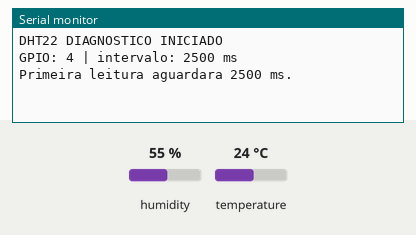
Bench run of a program on a simulated ESP32. Shown: the last lines printed to the serial monitor. Inputs (shaded band) come from the test bench; at power-on: humidity 55 %, temperature 24 °C.

Above: at 1.3 s.
1.4 s: humidity set to 22 %
At 3.0 s:
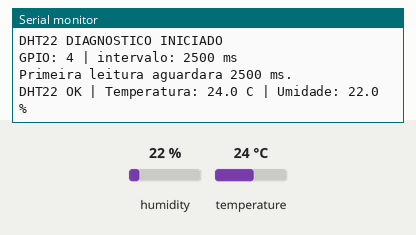
6.6 s: temperature set to 12 °C
At 8.1 s:
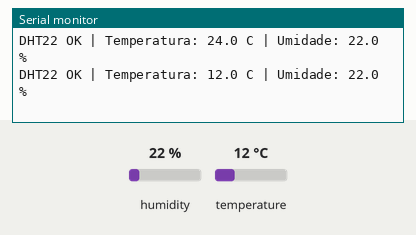
10.3 s: humidity set to 40 %
At 13.0 s:
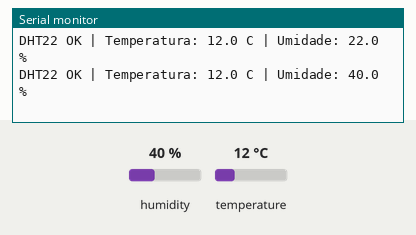

Measured:
- after the input at 1.4 s, the serial monitor: prints a new line after 1.2 s (image 1)
- after the input at 6.6 s, the serial monitor: prints a new line after 1.0 s (image 2)
- after the input at 10.3 s, the serial monitor: prints a new line after 2.3 s (image 3)

The program:

main.cpp
```cpp
#include <Arduino.h>
#include <DHTesp.h>
#include <math.h>

namespace {
constexpr uint8_t DHT_PIN = 4;
constexpr uint32_t READ_INTERVAL_MS = 2500;

DHTesp dht;
uint32_t nextReadAt = 0;

void readAndReport() {
    const TempAndHumidity reading = dht.getTempAndHumidity();
    const DHTesp::DHT_ERROR_t status = dht.getStatus();

    if (status == DHTesp::ERROR_NONE && isfinite(reading.temperature) &&
        isfinite(reading.humidity)) {
        Serial.printf("DHT22 OK | Temperatura: %.1f C | Umidade: %.1f %%\n",
                      reading.temperature, reading.humidity);
        return;
    }

    Serial.printf("DHT22 ERRO | codigo: %d | descricao: %s\n", status,
                  dht.getStatusString());
}
}  // namespace

void setup() {
    Serial.begin(115200);
    delay(100);

    dht.setup(DHT_PIN, DHTesp::DHT22);
    nextReadAt = millis() + READ_INTERVAL_MS;

    Serial.println("DHT22 DIAGNOSTICO INICIADO");
    Serial.println("GPIO: 4 | intervalo: 2500 ms");
    Serial.println("Primeira leitura aguardara 2500 ms.");
}

void loop() {
    const uint32_t now = millis();
    if (static_cast<int32_t>(now - nextReadAt) >= 0) {
        readAndReport();
        nextReadAt += READ_INTERVAL_MS;
    }

    delay(1);
}
```
